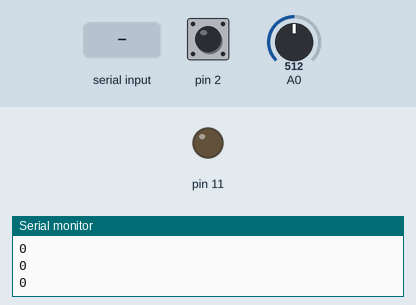
Simulated run of this sketch. Board: Arduino Uno, built with avr-gcc and run on an emulated ATmega328P. On the bench: output pins drawn as LEDs (lit = HIGH), the last lines printed to the serial monitor. The inputs (shaded band) are chosen by the test bench; at power-on: pin 2 HIGH, A0 = 512.

Above: at 1.2 s.
1.3 s: "90,45\n" received over Serial
At 4.0 s:
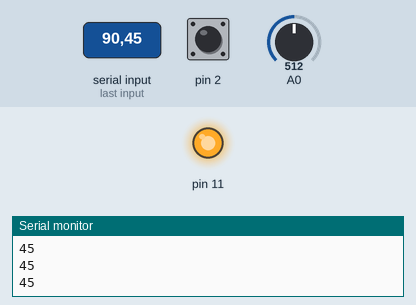
Timing chart, 0 to 5.5 s (numbered marks = the images above; inputs shaded):
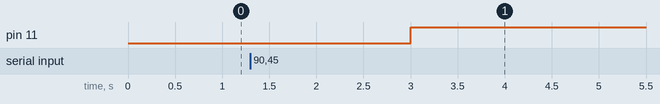

Measured:
- after the input at 1.3 s, pin 11: LOW → HIGH after 1.7 s

The sketch:

Supletorio1.ino
```cpp
#include <MsTimer2.h>
#include<avr/wdt.h>//avr

#include <avr/power.h>
#include <avr/sleep.h>
int funcionamiento=0;// variable de interrupcion cero
String dato;  // variable de RX serial
int conversion; // dato conversor de rx serial
int cad; // dato que recibe CAD

int led=11;
int i;
void setup() {
 Serial.begin(9600);
 pinMode(11,OUTPUT);
 attachInterrupt(0,sistema,FALLING);
  MsTimer2::set(1000,timer);
     MsTimer2::start();
}

void loop() {
    if(Serial.available()>0){
      dato=Serial.readString();
      conversion=dato.toInt();
      }

cad=analogRead(0);
cad=map(cad,0,1023,0,conversion);
delay(400);
Serial.println(cad);


}

void timer(){

  Serial.println(i);
  if(cad>10){
  i++;
  digitalWrite(11,HIGH);
  if(i==5){
    power_adc_disable();

  }
  }
}

void sistema(){

  digitalWrite(11,LOW);
  i=0;
   power_adc_enable();


  }
```
